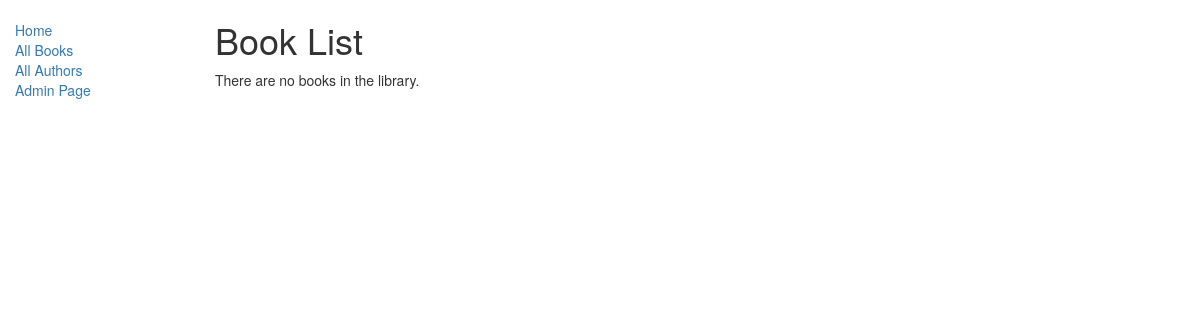
Before: /catalog/books/ with the older database file.
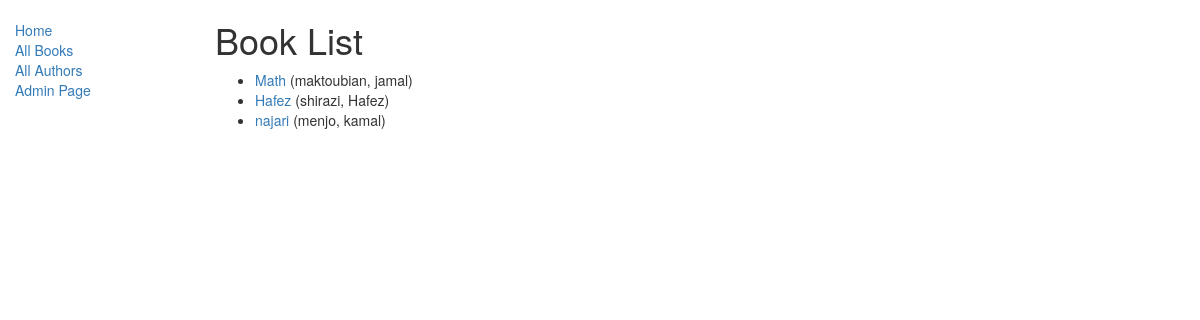
After: the same page with the newer database file.
### catalog/models.py (models this page shows, shortened)
class Book(models.Model):
    title = models.CharField(max_length=200)
    author = models.ForeignKey('Author', on_delete=models.SET_NULL, null=True)
    summary = models.TextField(max_length=1000, help_text="Enter a brief description of the book")
    isbn = models.CharField('ISBN',max_length=13, help_text='13 Character <a href="https://www.isbn-international.org/content/what-isbn">ISBN number</a>')
    genre = models.ManyToManyField(Genre, help_text="Select a genre for this book")
    def get_absolute_url(self):
        return reverse('catalog:book-detail', args=[str(self.id)])
    def display_genre(self):
        """
        Creates a string for the Genre. This is required to display genre in Admin.
        """
        return ', '.join([ genre.name for genre in self.genre.all()[:3] ])
    display_genre.short_description = 'Genre'

class Author(models.Model):
    first_name = models.CharField(max_length=100)
    last_name = models.CharField(max_length=100)
    date_of_birth = models.DateField(null=True, blank=True)
    date_of_death = models.DateField('Died', null=True, blank=True)
    def __str__(self):
        return '%s, %s' % (self.last_name, self.first_name)

### catalog/views.py (the view)
class BookListView(generic.ListView):
    model=models.Book
    template_name='catalog/book_list.html'

### catalog/templates/catalog/book_list.html
{% extends "catalog/base_generic.html" %}
{% block content %}
    <h1>Book List</h1>
    {% if book_list %}
    <ul>
      {% for book in book_list %}
      <li>
        <a href="{{ book.get_absolute_url }}">{{ book.title }}</a> ({{book.author}})
      </li>
      {% endfor %}
    </ul>
    {% else %}
      <p>There are no books in the library.</p>
    {% endif %}
{% endblock %}

Changed rows visible on the page:
added Book: title "Math", author "maktoubian, jamal"
added Book: title "Hafez", author "shirazi, Hafez"
added Book: title "najari", author "menjo, kamal"
Other visible differences:
text no longer shown: "There are no books in the library."
